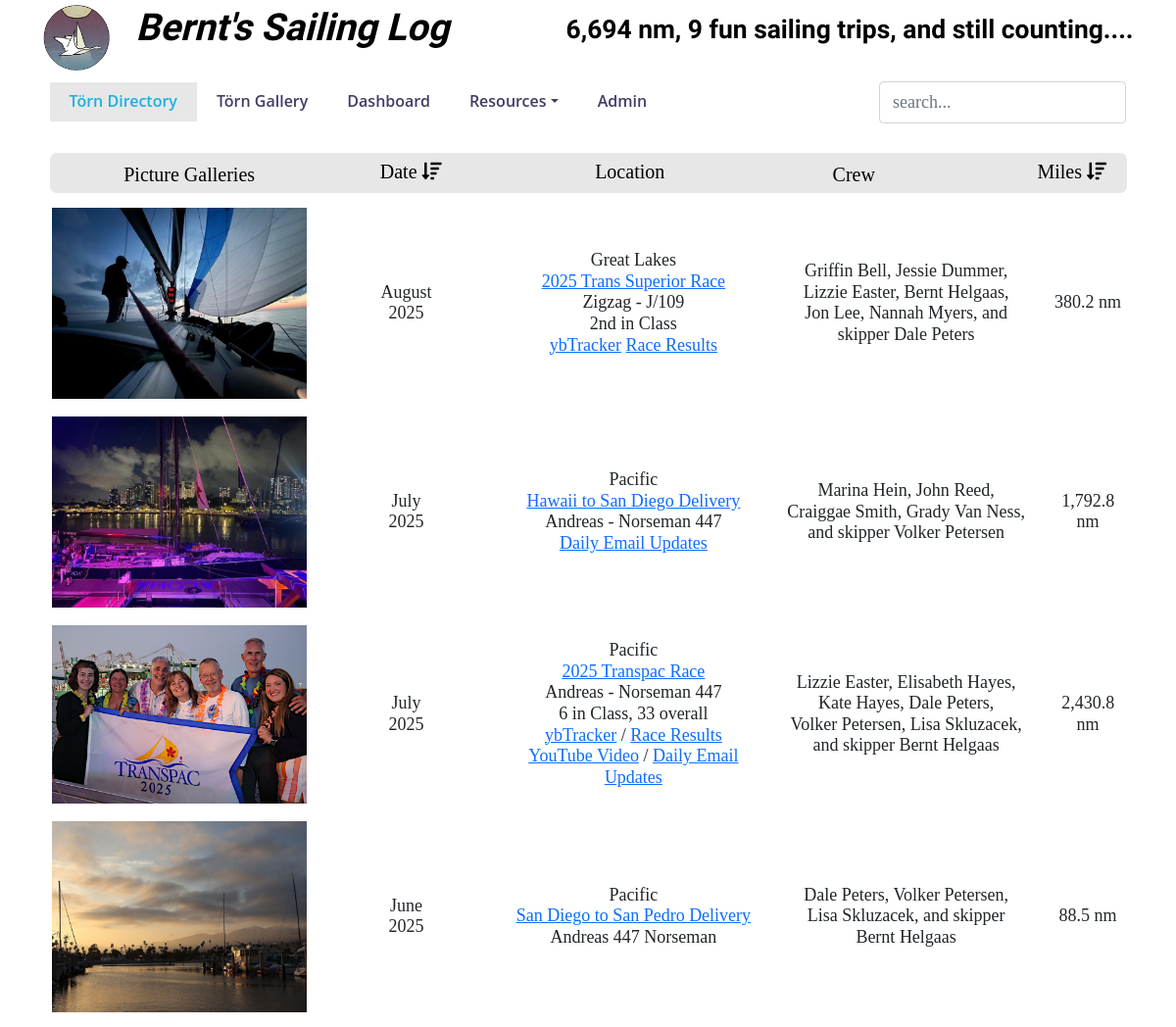
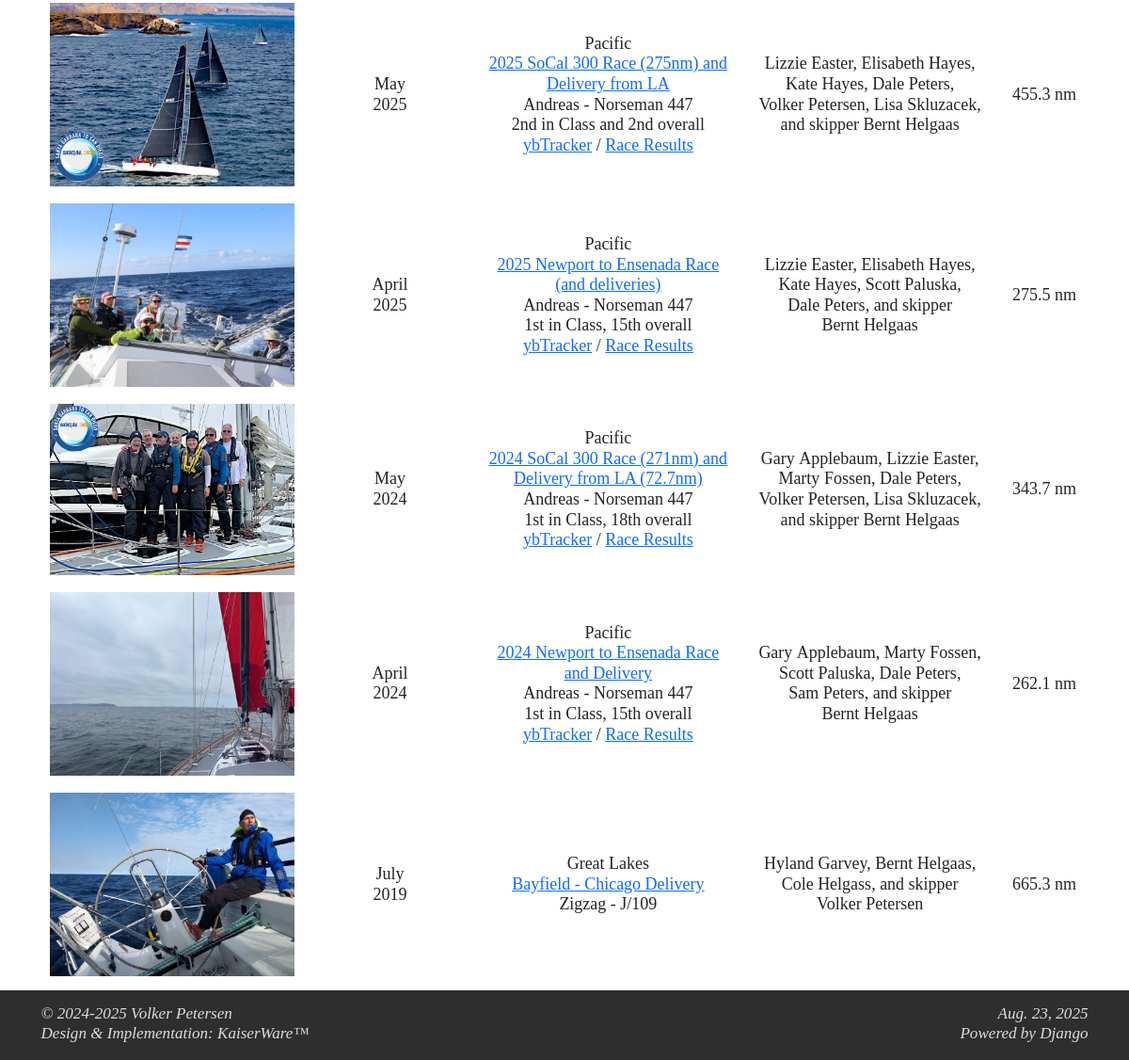
The page / on the database its author committed (2 pictures, top to bottom).
### toerns/models.py (models this page shows, shortened)
class toerndirectory(models.Model):
    geoChoices = (
        ('Atlantic', u'Atlantic'),
        ('Baltic', u'Baltic'),
        ('Caribbean', u'Caribbean'),
        ('Coratia', u'Croatia'),
        ('Great Lakes', u'Great Lakes'),
        ('Pacific', u'Pacific')
    )
    id = models.AutoField(primary_key=True)
    startDate = models.DateField(help_text="date in YYYY-MM-DD format")
    endDate = models.DateField(help_text="date in YYYY-MM-DD format")
    destination = models.CharField(blank=True, null=True, max_length=150)
    georegion = models.CharField(blank=True, null=True, max_length=40, choices=geoChoices,
                                 help_text="Atlantic, Baltic, Caribbean, Croatia, Great Lakes, Pacific")
    maptable = models.CharField(blank=True, null=True, max_length=100,
                                help_text="name of the Google Maps waypoints table")
    boat = models.CharField(blank=True, null=True, max_length=810)
    miles = models.DecimalField(null=True, max_digits=8, decimal_places=2)
    daysAtSea = models.IntegerField()
    skipper = models.ManyToManyField(CrewMembers, blank=True, related_name='skipperToern')
    crew = models.ManyToManyField(CrewMembers, blank=True, related_name='crewToern')
    image = models.CharField(blank=True, null=True, max_length=100)
    picturelink = models.CharField(blank=True, null=True, max_length=200)
    class Meta:
        managed = True
        db_table = "ToernDirectory"
        verbose_name_plural = 'Toern Directory'

class CrewMembers(models.Model):
    firstName = models.CharField(max_length=50)
    lastName = models.CharField(max_length=50)
    email = models.CharField(max_length=50, blank=True)
    skills = models.ManyToManyField(SailingSkills, blank=True)
    class Meta:
        managed = True
        db_table = "CrewMembers"
        verbose_name_plural = 'Crew Members'
        ordering = ['lastName', 'firstName']

### toerns/views.py (the view)
# urls.py: path("", views.index, name="Directory"),
def index(request):
    return render(request, "toerns/index.html",
                  context=fetchContent(request, route="all"))

### toerns/templatetags/custom_filter.py (called while the page is built)
@register.filter(name='multi_replace')
def multi_replace(value, arg):
    replacements = arg.split(',')
    for old, new in zip(replacements[::2], replacements[1::2]):
        value = value.replace(old, new)
    return value

### templates/toerns/index.html (shortened to what this page needs)
{% extends "toerns/header.html" %}
{% load static %}
{% load humanize %}
{% load custom_filter %}
{% block content %}
    <div class="container">
		<div class="row">
			<div id="trip_table" class="col-12 table-responsive">
			<table id="toern_table" class="table table-hover borderless searchless no-footer display wrap" cellspacing="0">
			<tbody class="bodytext">
			{% for trip in trips %}
				{% with
					destination=trip.georegion|add:"<br /><a href='plotRoute/"|add:trip.maptable|add:"' target='_blank'>"|add:trip.destination|add:"</a>"
					yacht=trip.boat|multi_replace:"linefeed,<br>,openLink,<a,closeLink,</a>,pdf/,../media/pdf/,&#34;,'"
					img_caption=trip.destination
					img_error=" onerror='imgErrorTripPicture(this)' />"
				%}
				{% if is_mobile %}
				<tr class="bodytext">
					<td class="container responsive">
						<div class="row row-padding">
							<div class="col-12 no-padding">
								{% if trip.picturelink %}
									{% with
										picture1="<a href='"|add:trip.picturelink|add:"' target='_blank'><img class='img-fluid'"
										picture2=" border='0px' src='../static/images/"|add:trip.image|add:"' title='Click here for all trip images!' alt='"|add:img_caption|add:"'"|add:img_error|add:"</a>"
									%}
									{{ picture1|safe }}{{ picture2|safe }}
									{% endwith %}
								{% else %}
									{% with
										picture1="<img class='img-fluid'"
										picture2=" border='0px' src='../static/images/"|add:trip.image|add:"' title='No picture album available' alt='"|add:img_caption|add:"'"|add:img_error
									%}
									{{ picture1|safe }}{{ picture2|safe }}
									{% endwith %}
								{% endif %}
							</div>
						</div>
						<div class="row row-padding">
							<div class="col-2 no-padding">When:</div>
							<div class="col-10 no-padding">
								{{ trip.startDate|date:"F" }}&nbsp;{{ trip.startDate|date:"Y" }}
							</div>
						</div>
						<div class="row row-padding">
							<div class="col-2 no-padding">Where:</div>
							<div class="col-10 no-padding">
								{{ destination|safe }}<br />{{ yacht|safe }}
							</div>
						</div>
						<div class="row row-padding">
							<div class="col-2 no-padding">Who:</div>
							<div class="col-10 no-padding">
								{% for crew in trip.crew.all|dictsort:"lastName" %}
									{{ crew.firstName }}&nbsp;{{ crew.lastName }},
								{% endfor %}
								{% for skipper in trip.skipper.all %}
									and skipper {{ skipper.firstName }}&nbsp;{{ skipper.lastName }}
								{% endfor %}
							</div>
						</div>
						<div class="row row-padding">
							<div class="col-2 no-padding">Miles:</div>
							<div id="miles" class="col-10 no-padding">
								{{ trip.miles|floatformat:1|intcomma }} nm
							</div>
						</div>
						<div class="row row-padding">
							<div class="col-12 no-padding hr-rule"></div>
						</div>
					</td>
				</tr>
				{% else %}
				<tr class="bodytext">
					<td class="text-center col-3 align-middle">
						{% if trip.picturelink %}
							{% with
								picture1="<a href='"|add:trip.picturelink|add:"' target='_blank'><img class='img-fluid enlarge'"
								picture2=" border='0px' src='../static/images/"|add:trip.image|add:"' title='Click here for all trip images!' alt='"|add:img_caption|add:"'"|add:img_error|add:"</a>"
							%}
							{{ picture1|safe }}{{ picture2|safe }}
							{% endwith %}
						{% else %}
							{% with
								picture1="<img class='img-fluid enlarge'"
								picture2=" border='0px' src='../static/images/"|add:trip.image|add:"' title='No picture album available' alt='"|add:img_caption|add:"'"|add:img_error
							%}
							{{ picture1|safe }}{{ picture2|safe }}
							{% endwith %}
						{% endif %}
					</td>
					<td class="text-center col-2 align-middle">
						{{ trip.startDate|date:"F" }}<br>{{ trip.startDate|date:"Y" }}
					</td>
					<td class="text-center col-3 align-middle">
						{{ destination|safe }}<br />{{ yacht|safe }}
					</td>
					<td class="text-center col-3 align-middle">
						{% for crew in trip.crew.all|dictsort:"lastName" %}
							{{ crew.firstName }}&nbsp;{{ crew.lastName }},
						{% endfor %}
						{% for skipper in trip.skipper.all %}
							and skipper {{ skipper.firstName }}&nbsp;{{ skipper.lastName }}
						{% endfor %}
					</td>
					<td class="text-center col-1 align-middle" id="miles">
						{{ trip.miles|floatformat:1|intcomma }} nm
					</td>
				</tr>
				{% endif %}
			{% endwith %}
			{% endfor %}
			</tbody>
			</table>
			</div>
		</div>
    </div>
{% endblock %}

### static/css/SailingLog.css (style rules this page uses)
body, html { height: 100%; width: 100%; margin: 0px; font-family: 'Palatino, sans-serif'; font-weight: 400; font-size: 18px !important; line-height: 1.20 !important; color:#000000; }
.borderless tbody tr td, .borderless thead tr th { border: none !important; }

### rows shown on the page
toerndirectory: shows a picture, startDate "August", startDate "2025", destination "Great Lakes 2025 Trans Superior Race", yacht "Zigzag - J/109 2nd in Class ybTracker Race Results", miles "380.2"
CrewMembers: firstName "Griffin", lastName "Bell"
CrewMembers: firstName "Jessie", lastName "Dummer"
CrewMembers: firstName "Lizzie", lastName "Easter"
CrewMembers: firstName "Bernt", lastName "Helgaas"
CrewMembers: firstName "Jon", lastName "Lee"
CrewMembers: firstName "Nannah", lastName "Myers"
CrewMembers: firstName "Dale", lastName "Peters"
toerndirectory: shows a picture, startDate "July", startDate "2025", destination "Pacific Hawaii to San Diego Delivery", yacht "Andreas - Norseman 447 Daily Email Updates", miles "1,792.8"
CrewMembers: firstName "Marina", lastName "Hein"
CrewMembers: firstName "John", lastName "Reed"
CrewMembers: firstName "Craiggae", lastName "Smith"
CrewMembers: firstName "Grady", lastName "Van Ness"
CrewMembers: firstName "Volker", lastName "Petersen"
toerndirectory: shows a picture, startDate "July", startDate "2025", destination "Pacific 2025 Transpac Race", yacht "Andreas - Norseman 447 6 in Class, 33 overall ybTracker / Race Results YouTube Video / Daily Email Updates", miles "2,430.8"
CrewMembers: firstName "Elisabeth", lastName "Hayes"
CrewMembers: firstName "Kate", lastName "Hayes"
CrewMembers: firstName "Lisa", lastName "Skluzacek"
toerndirectory: shows a picture, startDate "June", startDate "2025", destination "Pacific San Diego to San Pedro Delivery", boat "Andreas 447 Norseman", miles "88.5"
toerndirectory: shows a picture, startDate "May", startDate "2025", destination "Pacific 2025 SoCal 300 Race (275nm) and Delivery from LA", yacht "Andreas - Norseman 447 2nd in Class and 2nd overall ybTracker / Race Results", miles "455.3"
toerndirectory: shows a picture, startDate "April", startDate "2025", destination "Pacific 2025 Newport to Ensenada Race (and deliveries)", yacht "Andreas - Norseman 447 1st in Class, 15th overall ybTracker / Race Results", miles "275.5"
CrewMembers: firstName "Scott", lastName "Paluska"
toerndirectory: shows a picture, startDate "May", startDate "2024", destination "Pacific 2024 SoCal 300 Race (271nm) and Delivery from LA (72.7nm)", yacht "Andreas - Norseman 447 1st in Class, 18th overall ybTracker / Race Results", miles "343.7"
CrewMembers: firstName "Gary", lastName "Applebaum"
CrewMembers: firstName "Marty", lastName "Fossen"
toerndirectory: shows a picture, startDate "April", startDate "2024", destination "Pacific 2024 Newport to Ensenada Race and Delivery", yacht "Andreas - Norseman 447 1st in Class, 15th overall ybTracker / Race Results", miles "262.1"
CrewMembers: firstName "Sam", lastName "Peters"
toerndirectory: shows a picture, startDate "July", startDate "2019", destination "Great Lakes Bayfield - Chicago Delivery", boat "Zigzag - J/109", miles "665.3"
CrewMembers: firstName "Hyland", lastName "Garvey"
CrewMembers: firstName "Cole", lastName "Helgass"
